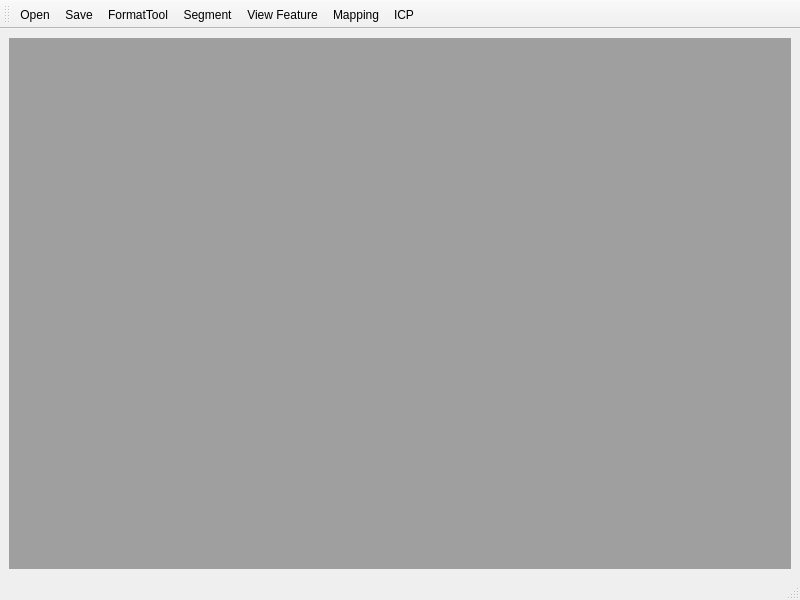
<?xml version="1.0" encoding="UTF-8"?>
<ui version="4.0">
 <class>MainWindow</class>
 <widget class="QMainWindow" name="MainWindow">
  <property name="geometry">
   <rect>
    <x>0</x>
    <y>0</y>
    <width>800</width>
    <height>600</height>
   </rect>
  </property>
  <property name="focusPolicy">
   <enum>Qt::StrongFocus</enum>
  </property>
  <property name="windowTitle">
   <string>VIS</string>
  </property>
  <widget class="QWidget" name="centralwidget">
   <layout class="QGridLayout" name="gridLayout">
    <item row="0" column="0">
     <widget class="QMdiArea" name="mdiArea">
      <property name="focusPolicy">
       <enum>Qt::ClickFocus</enum>
      </property>
      <property name="contextMenuPolicy">
       <enum>Qt::PreventContextMenu</enum>
      </property>
     </widget>
    </item>
   </layout>
  </widget>
  <widget class="QStatusBar" name="statusbar"/>
  <widget class="QToolBar" name="toolBar">
   <property name="contextMenuPolicy">
    <enum>Qt::PreventContextMenu</enum>
   </property>
   <property name="windowTitle">
    <string>toolBar</string>
   </property>
   <property name="iconSize">
    <size>
     <width>64</width>
     <height>64</height>
    </size>
   </property>
   <attribute name="toolBarArea">
    <enum>TopToolBarArea</enum>
   </attribute>
   <attribute name="toolBarBreak">
    <bool>false</bool>
   </attribute>
   <addaction name="actionOpen"/>
   <addaction name="actionSave"/>
   <addaction name="actionFormatTool"/>
   <addaction name="actionSegment"/>
   <addaction name="actionViewFeature"/>
   <addaction name="actionMapping"/>
   <addaction name="actionICP"/>
  </widget>
  <action name="actionOpen">
   <property name="icon">
    <iconset resource="../PP_DataViewer/rc.qrc">
     <normaloff>:/button/rc/catpng_019.png</normaloff>:/button/rc/catpng_019.png</iconset>
   </property>
   <property name="text">
    <string>Open</string>
   </property>
   <property name="toolTip">
    <string>Open Dump</string>
   </property>
  </action>
  <action name="actionSave">
   <property name="icon">
    <iconset resource="../PP_DataViewer/rc.qrc">
     <normaloff>:/button/rc/catpng_018.png</normaloff>:/button/rc/catpng_018.png</iconset>
   </property>
   <property name="text">
    <string>Save</string>
   </property>
   <property name="toolTip">
    <string>Save Dump</string>
   </property>
  </action>
  <action name="actionSegment">
   <property name="icon">
    <iconset resource="../PP_DataViewer/rc.qrc">
     <normaloff>:/button/rc/catpng_004.png</normaloff>:/button/rc/catpng_004.png</iconset>
   </property>
   <property name="text">
    <string>Segment</string>
   </property>
   <property name="toolTip">
    <string>Do Segment</string>
   </property>
  </action>
  <action name="actionViewFeature">
   <property name="icon">
    <iconset resource="rc.qrc">
     <normaloff>:/button/rc/bar-chart.png</normaloff>:/button/rc/bar-chart.png</iconset>
   </property>
   <property name="text">
    <string>View Feature</string>
   </property>
   <property name="toolTip">
    <string>View Feature</string>
   </property>
  </action>
  <action name="actionMapping">
   <property name="icon">
    <iconset resource="rc.qrc">
     <normaloff>:/button/rc/graph.png</normaloff>:/button/rc/graph.png</iconset>
   </property>
   <property name="text">
    <string>Mapping</string>
   </property>
   <property name="toolTip">
    <string>Build Segment Mapping</string>
   </property>
  </action>
  <action name="actionICP">
   <property name="icon">
    <iconset>
     <normalon>:/button/rc/catpng_002.png</normalon>
    </iconset>
   </property>
   <property name="text">
    <string>ICP</string>
   </property>
   <property name="toolTip">
    <string>Manually ICP</string>
   </property>
  </action>
  <action name="actionFormatTool">
   <property name="icon">
    <iconset resource="../PP_DataViewer/rc.qrc">
     <normaloff>:/button/rc/catpng_009.png</normaloff>:/button/rc/catpng_009.png</iconset>
   </property>
   <property name="text">
    <string>FormatTool</string>
   </property>
   <property name="toolTip">
    <string>Format Convert Tools</string>
   </property>
  </action>
 </widget>
 <resources>
  <include location="../PP_DataViewer/rc.qrc"/>
  <include location="rc.qrc"/>
 </resources>
 <connections/>
</ui>
